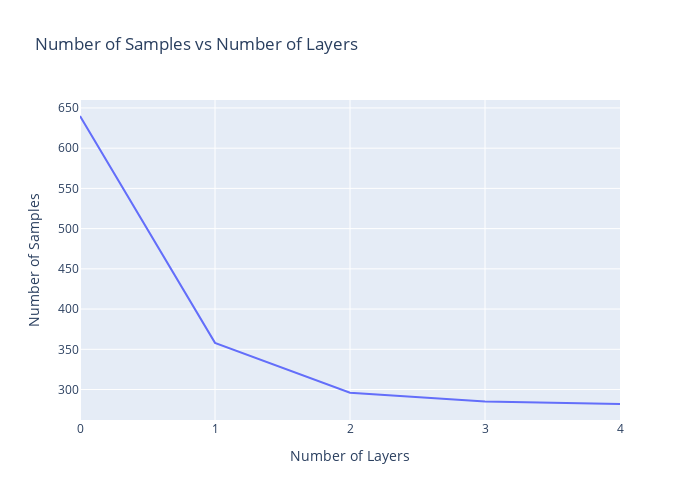

Write notebook code for a chart like this one.
### Markdown cell above
### number of training samples for each layer.

### Code cell
# print the number of samples per layer vs the number of layers
fig = px.line(x=range(len(No_of_samples_per_layer)), y=No_of_samples_per_layer, title='Number of Samples vs Number of Layers')
# change the names of the x-axis and y-axis
fig.update_xaxes(title_text='Number of Layers')
fig.update_yaxes(title_text='Number of Samples')
# adjust the size of the figure
fig.update_layout(
    autosize=False,
    width=700,
    height=500,
)
fig.show()

### Figure 1 — Plotly figure (JSON) as saved in the notebook; plotly's stock layout.template omitted (floating-point values rounded to 4 significant figures)
{"data": [{"hovertemplate": "x=%{x}<br>y=%{y}<extra></extra>", "legendgroup": "", "line": {"color": "#636efa", "dash": "solid"}, "marker": {"symbol": "circle"}, "mode": "lines", "name": "", "orientation": "h", "showlegend": false, "type": "scatter", "x": [0, 1, 2, 3, 4], "xaxis": "x", "y": [640, 358, 296, 285, 282], "yaxis": "y"}], "layout": {"autosize": false, "height": 500, "legend": {"tracegroupgap": 0}, "title": {"text": "Number of Samples vs Number of Layers"}, "width": 700, "xaxis": {"anchor": "y", "domain": [0, 1], "title": {"text": "Number of Layers"}}, "yaxis": {"anchor": "x", "domain": [0, 1], "title": {"text": "Number of Samples"}}}}
